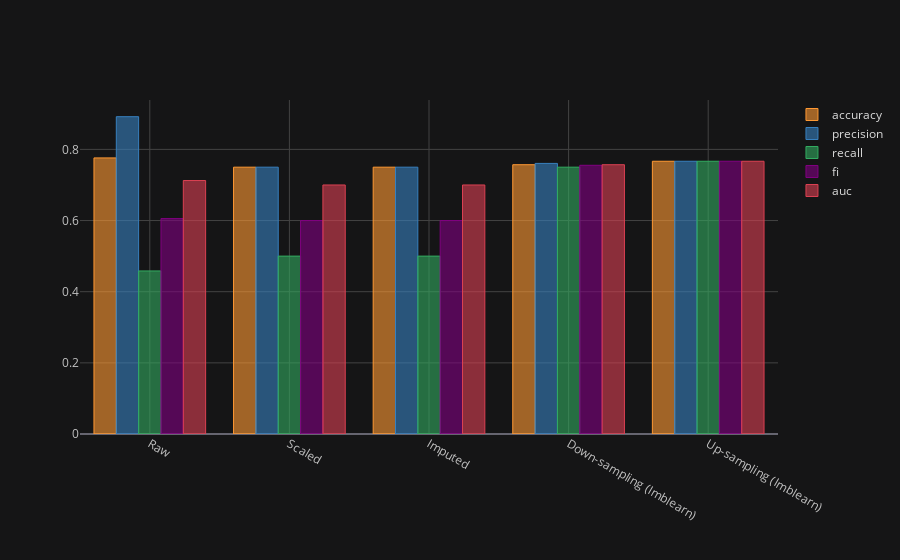

Here is the notebook cell this chart was saved with:
### Markdown cell above
### SVM Classifier - Parameter Comparison

### Code cell
from sklearn.svm import SVC
# Create SVC Classifier
classifier = SVC()
# Run parameter comparison
compare_parameters(classifier)

### Figure 1 — Plotly figure (JSON) as saved in the notebook; plotly's stock layout.template omitted (floating-point values rounded to 4 significant figures)
{"data": [{"marker": {"color": "rgba(255, 153, 51, 0.6)", "line": {"color": "rgba(255, 153, 51, 1.0)", "width": 1}}, "name": "accuracy", "orientation": "v", "text": "", "x": ["Raw", "Scaled", "Imputed", "Down-sampling (Imblearn)", "Up-sampling (Imblearn)"], "y": [0.776, 0.75, 0.75, 0.7569, 0.7667], "type": "bar"}, {"marker": {"color": "rgba(55, 128, 191, 0.6)", "line": {"color": "rgba(55, 128, 191, 1.0)", "width": 1}}, "name": "precision", "orientation": "v", "text": "", "x": ["Raw", "Scaled", "Imputed", "Down-sampling (Imblearn)", "Up-sampling (Imblearn)"], "y": [0.8919, 0.75, 0.75, 0.7606, 0.7667], "type": "bar"}, {"marker": {"color": "rgba(50, 171, 96, 0.6)", "line": {"color": "rgba(50, 171, 96, 1.0)", "width": 1}}, "name": "recall", "orientation": "v", "text": "", "x": ["Raw", "Scaled", "Imputed", "Down-sampling (Imblearn)", "Up-sampling (Imblearn)"], "y": [0.4583, 0.5, 0.5, 0.75, 0.7667], "type": "bar"}, {"marker": {"color": "rgba(128, 0, 128, 0.6)", "line": {"color": "rgba(128, 0, 128, 1.0)", "width": 1}}, "name": "fi", "orientation": "v", "text": "", "x": ["Raw", "Scaled", "Imputed", "Down-sampling (Imblearn)", "Up-sampling (Imblearn)"], "y": [0.6055, 0.6, 0.6, 0.7552, 0.7667], "type": "bar"}, {"marker": {"color": "rgba(219, 64, 82, 0.6)", "line": {"color": "rgba(219, 64, 82, 1.0)", "width": 1}}, "name": "auc", "orientation": "v", "text": "", "x": ["Raw", "Scaled", "Imputed", "Down-sampling (Imblearn)", "Up-sampling (Imblearn)"], "y": [0.7125, 0.7, 0.7, 0.7569, 0.7667], "type": "bar"}], "layout": {"legend": {"bgcolor": "#151516", "font": {"color": "#D9D9D9"}}, "paper_bgcolor": "#151516", "plot_bgcolor": "#151516", "title": {"font": {"color": "#D9D9D9"}}, "xaxis": {"gridcolor": "#434343", "showgrid": true, "tickfont": {"color": "#C2C2C2"}, "title": {"font": {"color": "#D9D9D9"}, "text": ""}, "zerolinecolor": "#666570"}, "yaxis": {"gridcolor": "#434343", "showgrid": true, "tickfont": {"color": "#C2C2C2"}, "title": {"font": {"color": "#D9D9D9"}, "text": ""}, "zerolinecolor": "#666570"}}}
